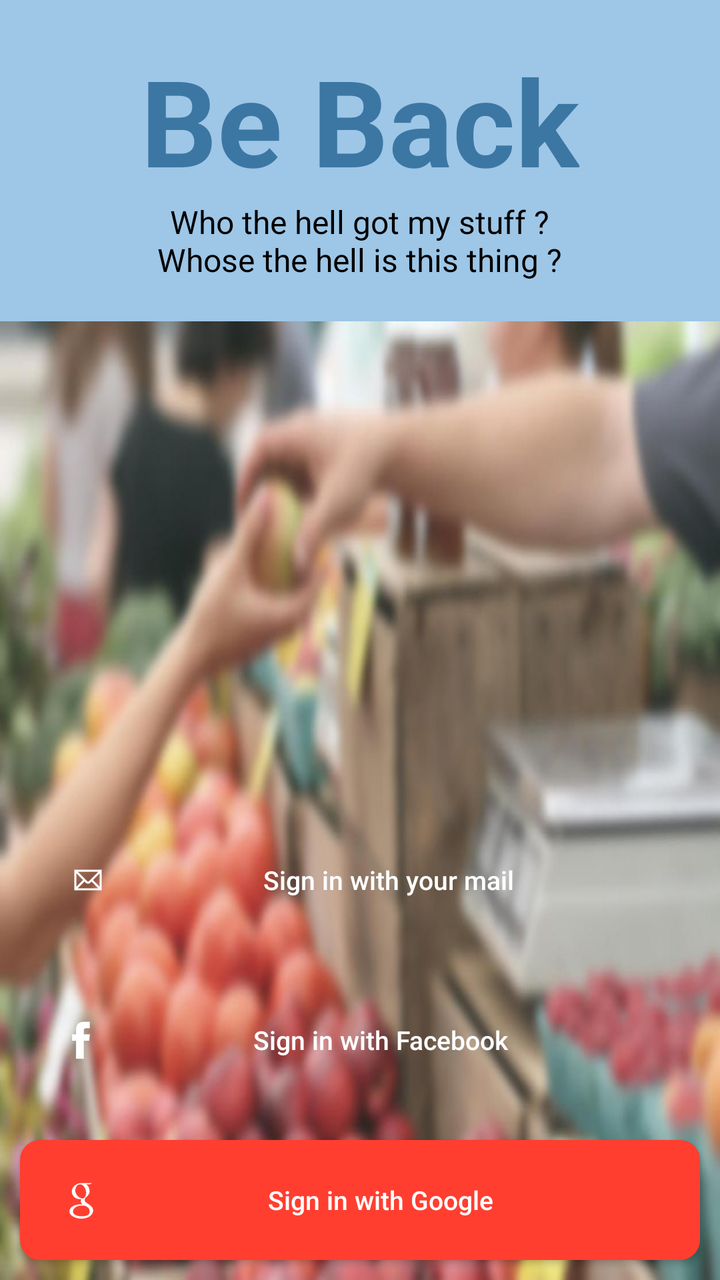
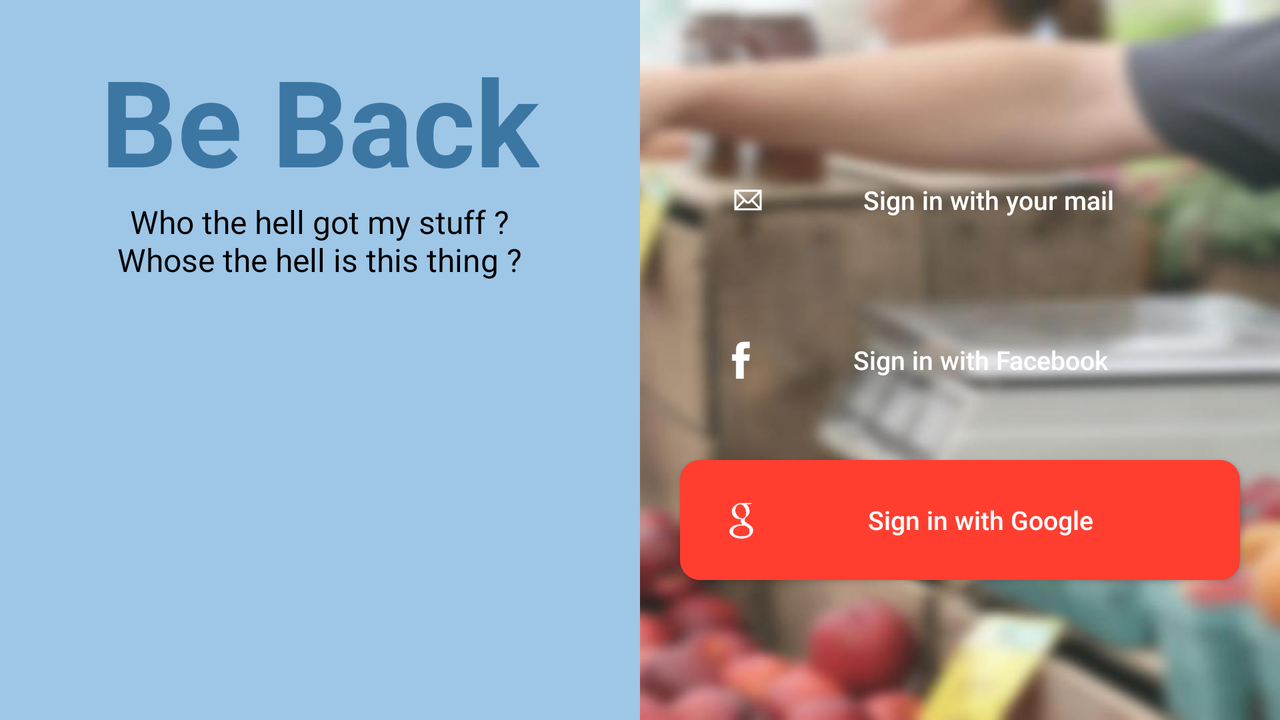

First picture: res/layout/ on a phone held upright. Second picture: the repository's own variant of that layout, on a device whose configuration matches the variant's folder. Source for both follows.
<!-- AndroidManifest.xml: application theme AppTheme -->
<!-- res/layout/activity_login.xml -->
<?xml version="1.0" encoding="utf-8"?>
<LinearLayout
        xmlns:android="http://schemas.android.com/apk/res/android"
        xmlns:tools="http://schemas.android.com/tools"
        android:id="@+id/login_activity_linear_layout"
        android:layout_width="match_parent"
        android:layout_height="match_parent"
        android:orientation="vertical"
        tools:context=".LoginActivity">

    <LinearLayout
            android:layout_width="match_parent"
            android:layout_height="wrap_content"
            android:gravity="center_horizontal|top"
            android:padding="20dp"
            android:orientation="vertical"
            android:background="@color/primaryColor"
            >

        <TextView
                android:layout_width="wrap_content"
                android:layout_height="wrap_content"
                android:text="@string/app_name"
                android:textSize="@dimen/max_title_size"
                android:textStyle="bold"
                android:textColor="@color/primaryDarkColor"
                android:shadowColor="@color/secondaryColor"
                android:elevation="2dp"/>








        <TextView
                android:layout_width="wrap_content"
                android:layout_height="wrap_content"
                android:text="@string/login_description"
                android:textAlignment="center"
                android:gravity="top"
                android:textSize="@dimen/default_title_size_small"
                android:textColor="@color/black"/>

    </LinearLayout>

    <LinearLayout
            android:layout_width="match_parent"
            android:layout_height="match_parent"
            android:gravity="bottom"
            android:orientation="vertical"
            android:background="@drawable/bg"
            android:scaleType="centerCrop"
            >

        <Button
                android:id="@+id/buttonMailLogin"
                android:layout_width="match_parent"
                android:layout_height="60dp"
                android:text="@string/sign_in_mail"
                android:textColor="@color/white"
                android:textSize="@dimen/default_text_size"
                android:textAllCaps="false"
                android:background="@drawable/button_radius_mail"
                style="?android:attr/borderlessButtonStyle"
                android:layout_margin="@dimen/default_margin"
                android:padding="@dimen/default_large_margin"
                android:elevation="2dp"
                android:drawableStart="@drawable/ic_mail"/>

        <Button
                android:id="@+id/buttonFacebookLogin"
                android:layout_width="match_parent"
                android:layout_height="60dp"
                android:text="@string/sign_in_facebook"
                android:textColor="@color/white"
                android:textSize="@dimen/default_text_size"
                android:textAllCaps="false"
                android:background="@drawable/button_radius_facebook"
                style="?android:attr/borderlessButtonStyle"
                android:layout_margin="@dimen/default_margin"
                android:padding="@dimen/default_large_margin"
                android:elevation="2dp"
                android:drawableStart="@drawable/ic_facebook"/>

        <Button
                android:id="@+id/buttonGoogleLogin"
                android:layout_width="match_parent"
                android:layout_height="60dp"
                android:text="@string/sign_in_google"
                android:textColor="@color/white"
                android:textSize="@dimen/default_text_size"
                android:textAllCaps="false"
                android:background="@drawable/button_radius_google"
                style="?android:attr/borderlessButtonStyle"
                android:layout_margin="@dimen/default_margin"
                android:padding="@dimen/default_large_margin"
                android:elevation="2dp"
                android:drawableStart="@drawable/ic_google" />
    </LinearLayout>

</LinearLayout>
<!-- resources referenced by this layout -->
<resources>
  <color name="black">#000000</color>
  <color name="primaryColor">#9EC6E6</color>
  <color name="primaryDarkColor">#3c77a4</color>
  <color name="secondaryColor">#ffa726</color>
  <color name="white">#FFFFFFFF</color>
  <dimen name="default_large_margin">20dip</dimen>
  <dimen name="default_margin">10dip</dimen>
  <dimen name="default_text_size">13sp</dimen>
  <dimen name="default_title_size_small">16sp</dimen>
  <dimen name="max_title_size">60sp</dimen>
  <!-- drawable bg: jpg bitmap (drawable-hdpi, 24226 bytes) -->
  <!-- drawable button_radius_google (drawable) -->
  <?xml version="1.0" encoding="utf-8"?>
  <shape xmlns:android="http://schemas.android.com/apk/res/android"
      android:shape="rectangle" android:padding="10dp">
      <solid android:color="@color/google"/>
      <corners android:radius="10dp"/>
  </shape>
  <!-- drawable ic_facebook: png bitmap (drawable-hdpi, 532 bytes) -->
  <!-- drawable ic_google: png bitmap (drawable-hdpi, 3538 bytes) -->
  <!-- drawable ic_mail: png bitmap (drawable-hdpi, 670 bytes) -->
  <string name="app_name">Be Back</string>
  <string name="login_description">Who the hell got my stuff ?\nWhose the hell is this thing ?</string>
  <string name="sign_in_facebook">Sign in with Facebook</string>
  <string name="sign_in_google">Sign in with Google</string>
  <string name="sign_in_mail">Sign in with your mail</string>
  <style name="AppTheme" parent="Theme.AppCompat.Light.NoActionBar">
          
          <item name="colorPrimary">@color/primaryColor</item>
          <item name="colorPrimaryDark">@color/primaryDarkColor</item>
          <item name="colorAccent">@color/secondaryColor</item>
      </style>
  <color name="google">#FF3E30</color>
</resources>
<!-- res/layout-land/activity_login.xml (the repository's variant of the layout above) -->
<!-- drawn on the phone turned sideways -->
<?xml version="1.0" encoding="utf-8"?>
<LinearLayout
    xmlns:android="http://schemas.android.com/apk/res/android"
    xmlns:tools="http://schemas.android.com/tools"
    android:id="@+id/login_activity_linear_layout"
    android:layout_width="match_parent"
    android:layout_height="match_parent"
    android:background="@drawable/bg"
    android:orientation="horizontal"
    android:scaleType="centerCrop"
    tools:context=".ui.view.LoginActivity">

    <LinearLayout
            android:layout_width="match_parent"
            android:layout_height="match_parent"
            android:layout_weight="1"
            android:gravity="center_horizontal|top"
            android:padding="20dp"
            android:orientation="vertical"
            android:background="@color/primaryColor"
            >

        <TextView
                android:layout_width="wrap_content"
                android:layout_height="wrap_content"
                android:text="@string/app_name"
                android:textSize="@dimen/max_title_size"
                android:textStyle="bold"
                android:textColor="@color/primaryDarkColor"
                android:shadowColor="@color/secondaryColor"
                android:elevation="2dp"/>

        
        
        
        
        
        

        <TextView
                android:layout_width="wrap_content"
                android:layout_height="wrap_content"
                android:text="@string/login_description"
                android:textAlignment="center"
                android:gravity="top"
                android:textSize="@dimen/default_title_size_small"
                android:textColor="@color/black"/>

    </LinearLayout>

    <LinearLayout
            android:layout_width="match_parent"
            android:layout_height="match_parent"
            android:gravity="center_vertical"
            android:orientation="vertical"
            android:layout_weight="1"
            android:layout_margin="@dimen/default_margin">

        <Button
                android:id="@+id/buttonMailLogin"
                android:layout_width="match_parent"
                android:layout_height="60dp"
                android:text="@string/sign_in_mail"
                android:textColor="@color/white"
                android:textSize="@dimen/default_text_size"
                android:textAllCaps="false"
                android:background="@drawable/button_radius_mail"
                style="?android:attr/borderlessButtonStyle"
                android:layout_margin="@dimen/default_margin"
                android:padding="@dimen/default_large_margin"
                android:elevation="2dp"
                android:drawableStart="@drawable/ic_mail"/>

        <Button
                android:id="@+id/buttonFacebookLogin"
                android:layout_width="match_parent"
                android:layout_height="60dp"
                android:text="@string/sign_in_facebook"
                android:textColor="@color/white"
                android:textSize="@dimen/default_text_size"
                android:textAllCaps="false"
                android:background="@drawable/button_radius_facebook"
                style="?android:attr/borderlessButtonStyle"
                android:layout_margin="@dimen/default_margin"
                android:padding="@dimen/default_large_margin"
                android:elevation="2dp"
                android:drawableStart="@drawable/ic_facebook"/>

        <Button
                android:id="@+id/buttonGoogleLogin"
                android:layout_width="match_parent"
                android:layout_height="60dp"
                android:text="@string/sign_in_google"
                android:textColor="@color/white"
                android:textSize="@dimen/default_text_size"
                android:textAllCaps="false"
                android:background="@drawable/button_radius_google"
                style="?android:attr/borderlessButtonStyle"
                android:layout_margin="@dimen/default_margin"
                android:padding="@dimen/default_large_margin"
                android:elevation="2dp"
                android:drawableStart="@drawable/ic_google" />

    </LinearLayout>
</LinearLayout>
